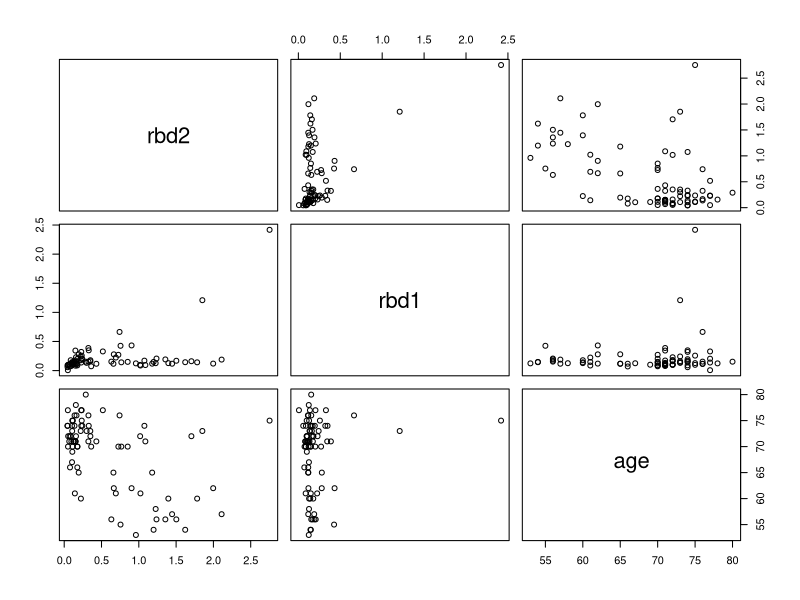
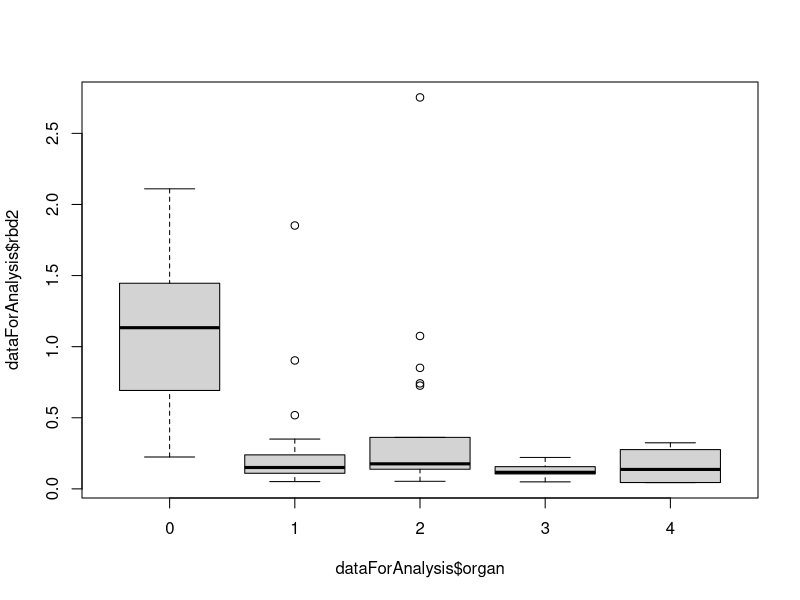

These figures' R source, in order:
## ---- chunk 1

knitr::opts_chunk$set(echo = FALSE,eval=FALSE)


## ---- chunk 2

#load data
dataForAnalysis=read.csv("./data/sot-covid.csv",header=TRUE,row.names=1)
dataForAnalysis$organ=factor(dataForAnalysis$organ)

head(dataForAnalysis)

## ---- chunk 3

plot(dataForAnalysis[,c("rbd2","rbd1","age")])

boxplot(dataForAnalysis$rbd2~dataForAnalysis$organ)

## ---- chunk 4

modelResult <- lm(rbd2 ~ rbd1+age+organ, data = dataForAnalysis)

## ---- chunk 5

summary(modelResult)
confint(modelResult)

## ---- chunk 6

newData <- data.frame(age = c(Subject1=3,Subject2=4),rbd1=c(0.426,0.153),organ=c(1,2))


